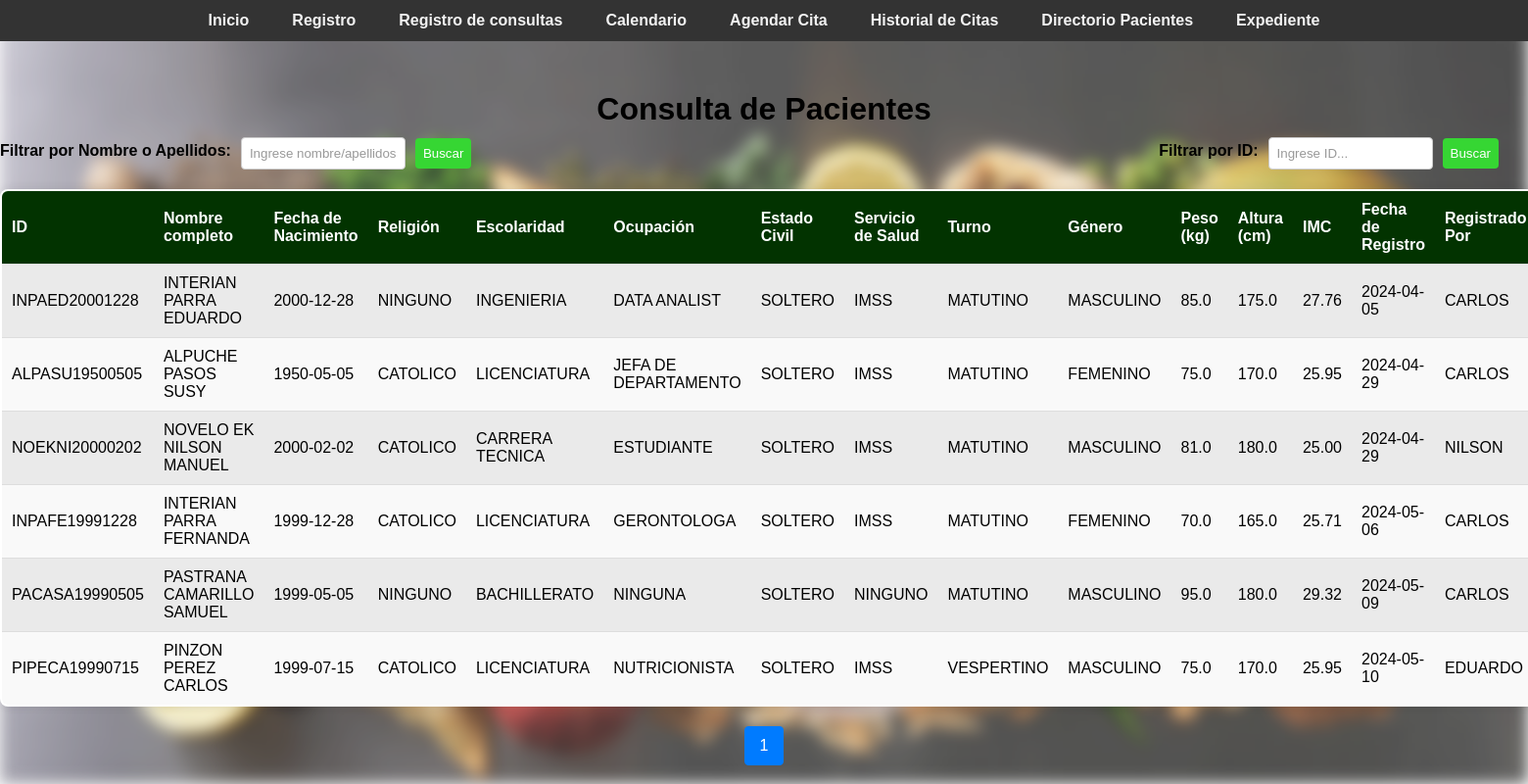
Page /consultar (signed in) on the committed database.
### tables this page shows
CREATE TABLE pacientes (
                    id_paciente TEXT PRIMARY KEY,
                    primer_apellido TEXT NOT NULL,
                    segundo_apellido TEXT NOT NULL,
                    nombres TEXT NOT NULL,
                    fecha_nacimiento TEXT NOT NULL,
                    religion TEXT NOT NULL,
                    escolaridad TEXT NOT NULL,
                    ocupacion TEXT NOT NULL,
                    estado_civil TEXT NOT NULL,
                    servicio_salud TEXT NOT NULL,
                    celular TEXT NOT NULL,
                    turno TEXT NOT NULL,
                    genero TEXT NOT NULL,
                    peso REAL NOT NULL,
                    altura REAL NOT NULL,
                    imc REAL NOT NULL,
                    fecha_registro TEXT NOT NULL,
                    registrado_por TEXT NOT NULL
                );

### app.py (the view, shortened to what this page needs)
@app.route('/consultar', methods=['GET', 'POST'])
@login_required
def consulta_paciente():
    filter_text = ''
    filter_by = ''
    page = request.args.get('page', 1, type=int)
    per_page = 20
    query = "SELECT * FROM pacientes"
    params = ()
    query += " LIMIT ? OFFSET ?"
    params += (per_page, (page - 1) * per_page)
    with get_db_connection() as connection:
        cursor = connection.cursor()
        cursor.execute(query, params)
        pacientes = cursor.fetchall()
        cursor.execute("SELECT COUNT(*) FROM pacientes")
        total_pacientes = cursor.fetchone()[0]
    total_pages = (total_pacientes + per_page - 1) // per_page
    return render_template('nutricion/consultar.html', pacientes=pacientes, page=page, total_pages=total_pages)

### app.py (called while the page is built)
def login_required(f):
    @wraps(f)
    def decorated_function(*args, **kwargs):
        if 'username' not in session:
            return redirect(url_for('login'))
        return f(*args, **kwargs)
    return decorated_function

def get_db_connection():
    connection = sqlite3.connect('nutricion_consulta.db')
    connection.row_factory = sqlite3.Row
    return connection

### templates/nutricion/consultar.html (shortened to what this page needs)
<!DOCTYPE html>
<html lang="en">
<head>
    <link rel="stylesheet" href="{{ url_for('static', filename='css/style.css') }}">
</head>
<body>
    <div class="navbar" id="navbar">
        <a href="/">Inicio</a>
        <a href="/registro">Registro</a>
        <a href="/consultar">Registro de consultas</a>
        <a href="/options">Calendario</a>
        <a href="/agendar_cita">Agendar Cita</a>
        <a href="/historial_citas">Historial de Citas</a>
        <a href="/directorio_pacientes">Directorio Pacientes</a>
        <a href="/expediente">Expediente</a>
        </div>
    <br>      <br>   </br></br>
    <h1>Consulta de Pacientes</h1>
        <div class="filter-container">
            <form action="{{ url_for('consulta_paciente') }}" method="post" class="filter-form">
                <label for="filtro_apellidos">Filtrar por Nombre o Apellidos:</label>
                <input type="text" id="filtro_apellidos" name="filter_text" placeholder="Ingrese nombre/apellidos..">
                <input type="submit" value="Buscar">
            </form>
            <form action="{{ url_for('consulta_paciente') }}" method="post" class="filter-form">
                <label for="filtro_id">Filtrar por ID:</label>
                <input type="text" id="filtro_id" name="filter_text" placeholder="Ingrese ID...">
                <input type="submit" value="Buscar">
            </form>
        </div>
        <div class="table-container">
            <table>
        <tr>
            <th>ID</th>
            <th>Nombre completo</th>
            <th>Fecha de Nacimiento</th>
            <th>Religión</th>
            <th>Escolaridad</th>
            <th>Ocupación</th>
            <th>Estado Civil</th>
            <th>Servicio de Salud</th>
            <th>Turno</th>
            <th>Género</th>
            <th>Peso (kg)</th>
            <th>Altura (cm)</th>
            <th>IMC</th>
            <th>Fecha de Registro</th>
            <th>Registrado Por</th>
        </tr>
        {% for paciente in pacientes %}
        <tr>
            <td>{{ paciente[0] }}</td>
            <td>{{ paciente[1] }} {{ paciente[2] }} {{ paciente[3] }}</td>
            <td>{{ paciente[4] }}</td>
            <td>{{ paciente[5] }}</td>
            <td>{{ paciente[6] }}</td>
            <td>{{ paciente[7] }}</td>
            <td>{{ paciente[8] }}</td>
            <td>{{ paciente[9] }}</td>
            <td>{{ paciente[11] }}</td>
            <td>{{ paciente[12] }}</td>
            <td>{{ paciente[13] }}</td>
            <td>{{ paciente[14] }}</td>
            <td>{{ '%.2f' % paciente[15] }}</td>
            <td>{{ paciente[16] }}</td>
            <td>{{ paciente[17] }}</td>
        </tr>
        {% endfor %}
    </table>
    </div>
    <div class="pagination">
        {% for p in range(1, total_pages + 1) %}
            <a href="{{ url_for('consulta_paciente', page=p) }}" class="{{ 'active' if p == page else '' }}">{{ p }}</a>
        {% endfor %}
    </div>
</body>
</html>

### static/css/style.css (style rules this page uses)
body { font-family: Arial, sans-serif; margin: 0; padding: 0; }
body::before { content: ""; position: fixed; top: 0; left: 0; width: 100%; height: 100%; z-index: -1; background-image: url('/static/css/Imagen/fondo.jpg'); background-size: cover; filter: blur(8px); opacity: .8; }
label { font-weight: bold; }
.navbar { background-color: #333; display: flex; justify-content: center; padding: 25px 20; position: fixed; top: 0; left: 0; width: 100%; z-index: 1000; }
.navbar a { color: #f2f2f2; text-align: center; padding: 10px 20px; text-decoration: none; transition: background-color 0.3s ease, color 0.3s ease, border-color 0.3s ease; border-radius: 25px; margin: 20 5px; border: 2px solid transparent; font-weight: bold; }
.button, .btn-login, input[type="submit"] { display: inline-block; padding: 10px 20px; border-radius: 5px; cursor: pointer; text-decoration: none; transition: background-color 0.3s ease; }
label { display: inline-block; margin-bottom: 5px; }
input[type="text"]::placeholder, input[type="password"]::placeholder { color: #999; }
input[type="text"], input[type="number"], .add-button { width: 150px; padding: 8px 12px; margin-right: 10px; border-radius: 4px; border: 1px solid #ccc; cursor: pointer; }
th, td { padding: 10px; text-align: center; border-bottom: 1px solid #ddd; transition: background-color 0.3s; }
th { background-color: #333; color: #ffffff; }
tr:nth-child(even) { background-color: #f2f2f2; }
tr:nth-child(odd) { background-color: #e6e6e6; }
h1, h2, strong { color: #000000; }
h1 { margin-bottom: 10px; text-align: center; }
.filter-container { display: flex; justify-content: space-between; margin-bottom: 20px; }
.filter-form { display: flex; align-items: center; margin-right: 20px; display: flex; }
.filter-form label { margin-right: 10px; color: #000000; font-weight: bold; }
.filter-form input[type="text"], .filter-form input[type="number"], .filter-form input[type="date"], .filter-form input[type="time"], .filter-form input[type="tel"], .filter-form input[type="number,2"], .filter-form input[type="submit"] { padding: 8px; border-radius: 4px; border: 1px solid #ccc; margin-right: 10px; }
.filter-form input[type="submit"] { background-color: #36d633; color: #fff; border: none; cursor: pointer; }
table { width: 100%; margin: 0 auto; border: 2px solid #000000; border-radius: 8px; overflow: hidden; box-shadow: 0 0 10px rgba(0, 0, 0, 0.1); max-width: 100%; border-collapse: collapse; margin-bottom: 10px; background-color: #fff; opacity: 1; animation: fadeIn 0.5s ease-in-out; transition: opacity 0.5s ease-in-out; text-size-adjust: 10%; }
table th, table td { padding: 10px; border-bottom: 1px solid #ddd; text-align: left; }
table th { background-color: #023300; font-weight: bold; }
table tr:nth-child(odd) { background-color: #f9f9f9; }
table tr:nth-child(even) { background-color: #eaeaea; }
.pagination { display: flex; justify-content: center; align-items: center; margin-top: 20px; }
.pagination a { color: #007bff; padding: 10px 15px; text-decoration: none; border: 1px solid #dee2e6; margin: 0 5px; border-radius: 4px; transition: background-color 0.3s, color 0.3s; }
.pagination a.active { background-color: #007bff; color: white; border-color: #007bff; }

### rows in the picture
pacientes: id_paciente "INPAED20001228", primer_apellido "INTERIAN", segundo_apellido "PARRA", nombres "EDUARDO", fecha_nacimiento "2000-12-28", religion "NINGUNO", escolaridad "INGENIERIA", ocupacion "DATA ANALIST", estado_civil "SOLTERO", servicio_salud "IMSS", turno "MATUTINO", genero "MASCULINO", peso "85.0", altura "175.0", imc "27.76", fecha_registro "2024-04-05", registrado_por "CARLOS"
pacientes: id_paciente "ALPASU19500505", primer_apellido "ALPUCHE", segundo_apellido "PASOS", nombres "SUSY", fecha_nacimiento "1950-05-05", religion "CATOLICO", escolaridad "LICENCIATURA", ocupacion "JEFA DE DEPARTAMENTO", estado_civil "SOLTERO", servicio_salud "IMSS", turno "MATUTINO", genero "FEMENINO", peso "75.0", altura "170.0", imc "25.95", fecha_registro "2024-04-29", registrado_por "CARLOS"
pacientes: id_paciente "NOEKNI20000202", primer_apellido "NOVELO", segundo_apellido "EK", nombres "NILSON MANUEL", fecha_nacimiento "2000-02-02", religion "CATOLICO", escolaridad "CARRERA TECNICA", ocupacion "ESTUDIANTE", estado_civil "SOLTERO", servicio_salud "IMSS", turno "MATUTINO", genero "MASCULINO", peso "81.0", altura "180.0", imc "25.00", fecha_registro "2024-04-29", registrado_por "NILSON"
pacientes: id_paciente "INPAFE19991228", primer_apellido "INTERIAN", segundo_apellido "PARRA", nombres "FERNANDA", fecha_nacimiento "1999-12-28", religion "CATOLICO", escolaridad "LICENCIATURA", ocupacion "GERONTOLOGA", estado_civil "SOLTERO", servicio_salud "IMSS", turno "MATUTINO", genero "FEMENINO", peso "70.0", altura "165.0", imc "25.71", fecha_registro "2024-05-06", registrado_por "CARLOS"
pacientes: id_paciente "PACASA19990505", primer_apellido "PASTRANA", segundo_apellido "CAMARILLO", nombres "SAMUEL", fecha_nacimiento "1999-05-05", religion "NINGUNO", escolaridad "BACHILLERATO", ocupacion "NINGUNA", estado_civil "SOLTERO", servicio_salud "NINGUNO", turno "MATUTINO", genero "MASCULINO", peso "95.0", altura "180.0", imc "29.32", fecha_registro "2024-05-09", registrado_por "CARLOS"
pacientes: id_paciente "PIPECA19990715", primer_apellido "PINZON", segundo_apellido "PEREZ", nombres "CARLOS", fecha_nacimiento "1999-07-15", religion "CATOLICO", escolaridad "LICENCIATURA", ocupacion "NUTRICIONISTA", estado_civil "SOLTERO", servicio_salud "IMSS", turno "VESPERTINO", genero "MASCULINO", peso "75.0", altura "170.0", imc "25.95", fecha_registro "2024-05-10", registrado_por "EDUARDO"

### other values in the picture
{{ p }} "1"
